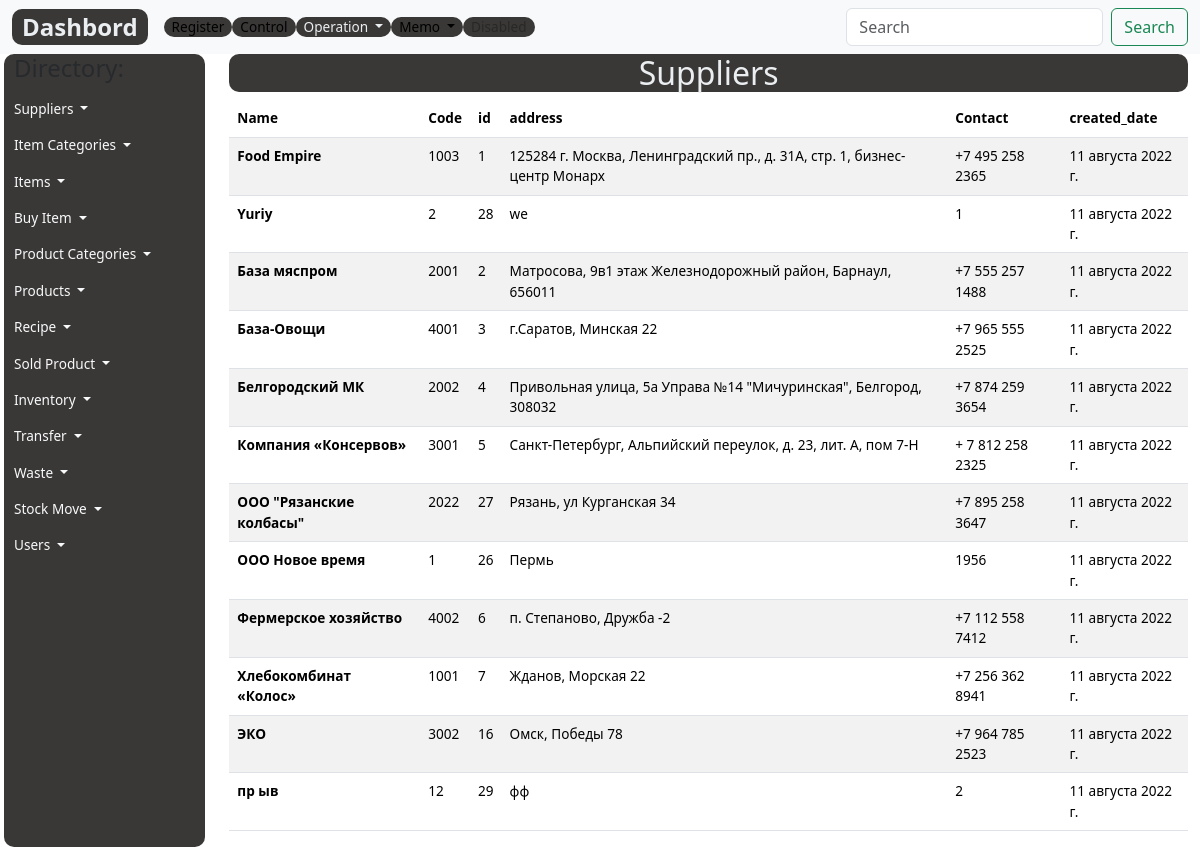
Before: /supplier-list/ with the older database file.
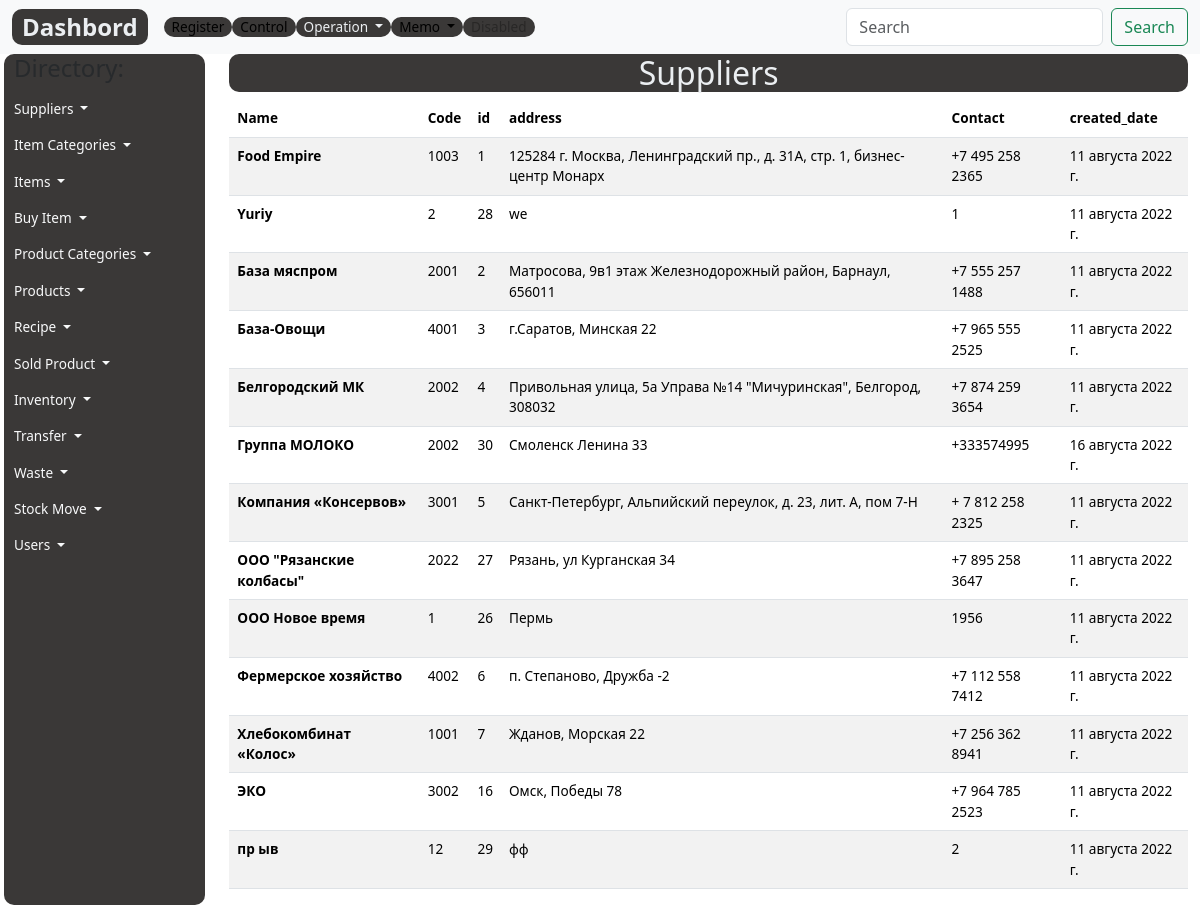
After: the same page with the newer database file.
### register/models.py (models this page shows, shortened)
class Supplier(models.Model):
    code=models.CharField(max_length=4, null=True)
    name = models.CharField(max_length=200, help_text="Не более 200 знаков",db_index=True)
    slug= models.SlugField(max_length=255, verbose_name='Url', unique=True)
    address = models.CharField(max_length=220)
    contact=models.CharField(max_length=250, null=True)
    created_date = models.DateField(auto_now_add=True)
    class Meta:
        ordering = ['name']
        verbose_name = 'Поставщик'
        verbose_name_plural = 'Поставщики'

### register/views.py (the view)
# urls.py: path('supplier-list/', SupplierListView.as_view(), name='supplier-list'),
class SupplierListView(ListView):
    model = Supplier
    template_name = 'register/items/suppliers.html'
    context_object_name = 'suppliers'

### register/templates/register/items/suppliers.html (shortened to what this page needs)
{% extends 'base.html' %}
{% load static %}
{% block content %}
<div class="container">
  <h1 class="custom">Suppliers</h1>
  <table class="table table-striped">
    <thead>
      <tr>
        <th scope="col">Name</th>
        <th scope="col">Code</th>
        <th scope="col">id</th>
        <th scope="col">address</th>
        <th scope="col">Contact</th>
        <th scope="col">created_date</th>
      </tr>
    </thead>
    <tbody>
      {% for supplier in suppliers%}
      <tr>
        <th scope="row">{{supplier.name}}</th>
        <td>{{supplier.code}}</td>
        <td>{{supplier.id}}</td>
        <td>{{supplier.address}}</td>
        <td>{{supplier.contact}}</td>
        <td>{{supplier.created_date}}</td>
      </tr>
      {% endfor %}
    </tbody>
  </table>
</div>
{% endblock %}

Changed rows visible on the page:
added Supplier: name "Группа МОЛОКО", code "2002", id "30", address "Смоленск Ленина 33", contact "+333574995", created_date "16 августа 2022 г."
